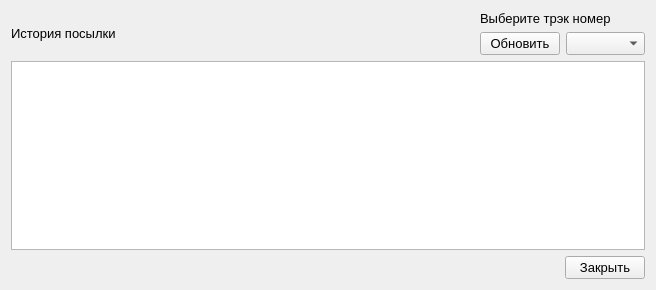
<?xml version="1.0" encoding="UTF-8"?>
<ui version="4.0">
 <class>HistoryOfAlllShipments</class>
 <widget class="QWidget" name="HistoryOfAlllShipments">
  <property name="windowModality">
   <enum>Qt::ApplicationModal</enum>
  </property>
  <property name="geometry">
   <rect>
    <x>0</x>
    <y>0</y>
    <width>656</width>
    <height>290</height>
   </rect>
  </property>
  <property name="font">
   <font>
    <family>Segoe UI</family>
    <pointsize>10</pointsize>
   </font>
  </property>
  <property name="windowTitle">
   <string>Истории всех посылок</string>
  </property>
  <layout class="QGridLayout" name="gridLayout">
   <item row="0" column="0">
    <layout class="QVBoxLayout" name="verticalLayout_2">
     <item>
      <layout class="QHBoxLayout" name="horizontalLayout">
       <item>
        <widget class="QLabel" name="label">
         <property name="text">
          <string>История посылки</string>
         </property>
        </widget>
       </item>
       <item>
        <spacer name="horizontalSpacer">
         <property name="orientation">
          <enum>Qt::Horizontal</enum>
         </property>
         <property name="sizeHint" stdset="0">
          <size>
           <width>40</width>
           <height>20</height>
          </size>
         </property>
        </spacer>
       </item>
       <item>
        <layout class="QVBoxLayout" name="verticalLayout">
         <item>
          <widget class="QLabel" name="label_2">
           <property name="text">
            <string>Выберите трэк номер</string>
           </property>
          </widget>
         </item>
         <item>
          <layout class="QHBoxLayout" name="horizontalLayout_2">
           <item>
            <widget class="QPushButton" name="updateTrackNumbersPushButton">
             <property name="text">
              <string>Обновить</string>
             </property>
            </widget>
           </item>
           <item>
            <widget class="QComboBox" name="allTrackNumbersComboBox"/>
           </item>
          </layout>
         </item>
        </layout>
       </item>
      </layout>
     </item>
     <item>
      <widget class="QTableWidget" name="parcelsHistoriesTableWidget"/>
     </item>
     <item>
      <layout class="QHBoxLayout" name="horizontalLayout_3">
       <item>
        <spacer name="horizontalSpacer_2">
         <property name="orientation">
          <enum>Qt::Horizontal</enum>
         </property>
         <property name="sizeHint" stdset="0">
          <size>
           <width>40</width>
           <height>20</height>
          </size>
         </property>
        </spacer>
       </item>
       <item>
        <widget class="QPushButton" name="closePushButton">
         <property name="text">
          <string>Закрыть</string>
         </property>
        </widget>
       </item>
      </layout>
     </item>
    </layout>
   </item>
  </layout>
 </widget>
 <resources/>
 <connections/>
</ui>
